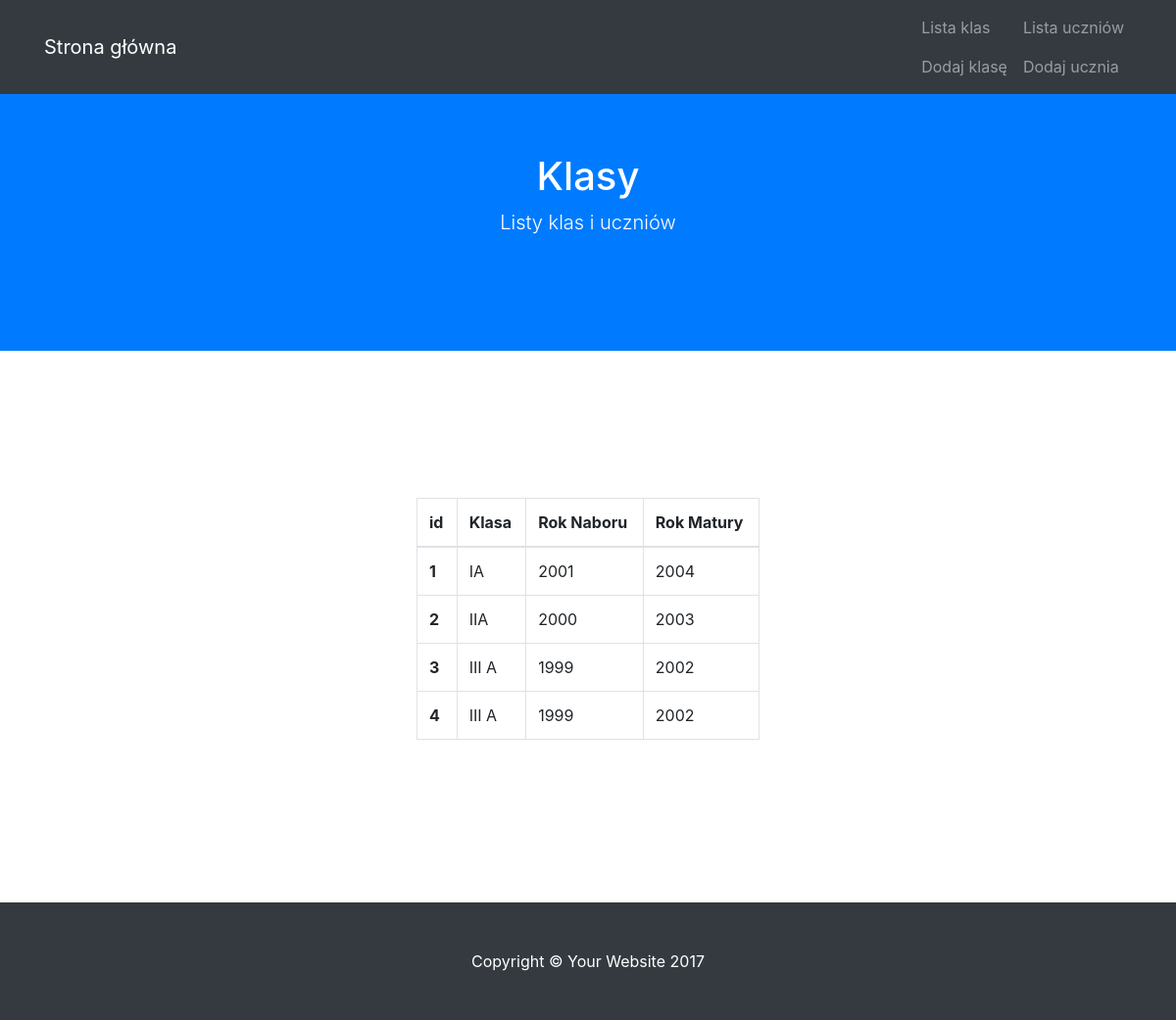
Screenshot of /lista_klas with the database file from the repository.
### modele.py (models this page shows)
class BazaModel(Model):
    class Meta:
        database = baza

class Klasa(BazaModel):
    nazwa_klasy = CharField(null=False)
    rok_naboru = IntegerField(null=False)
    rok_matury = IntegerField(null=False)

### views.py (the view)
@app.route("/lista_klas")
def lista_klas():
    klasa = Klasa.select()
    return render_template('klasy_lista.html', klasa=klasa)

### app.py (called while the page is built)
@app.before_request
def before_request():
    g.db = baza
    g.db.connect(reuse_if_open=True)

@app.after_request
def after_request(response):
    g.db.close()
    return response

### templates/klasy_lista.html (shortened to what this page needs)
{% extends "szablon.html"%}
{% block h1%} Klasy {% endblock%}
{% block tresc%}
<div class="row">
    <div class="col-lg-6 mx-auto">
        <table class="table table-bordered">
            <thead>
                <th scope="col">id</th>
                <th scope="col">Klasa</th>
                <th scope="col">Rok Naboru</th>
                <th scope="col">Rok Matury</th>
            </thead>
            <tbody>
                {% for k in klasa %}
                <tr>
                    <th scope="row">{{k}}</th>
                    <td>{{k.nazwa_klasy}}</td>
                    <td>{{k.rok_naboru}}</td>
                    <td>{{k.rok_matury}}</td>
                    {% endfor %}
                </tr>
            </tbody>
        </table>
    </div>
</div>
{% endblock%}

### rows the page displays
Klasa: id "1", nazwa_klasy "IA", rok_naboru "2001", rok_matury "2004"
Klasa: id "2", nazwa_klasy "IIA", rok_naboru "2000", rok_matury "2003"
Klasa: id "3", nazwa_klasy "III A", rok_naboru "1999", rok_matury "2002"
Klasa: id "4", nazwa_klasy "III A", rok_naboru "1999", rok_matury "2002"
